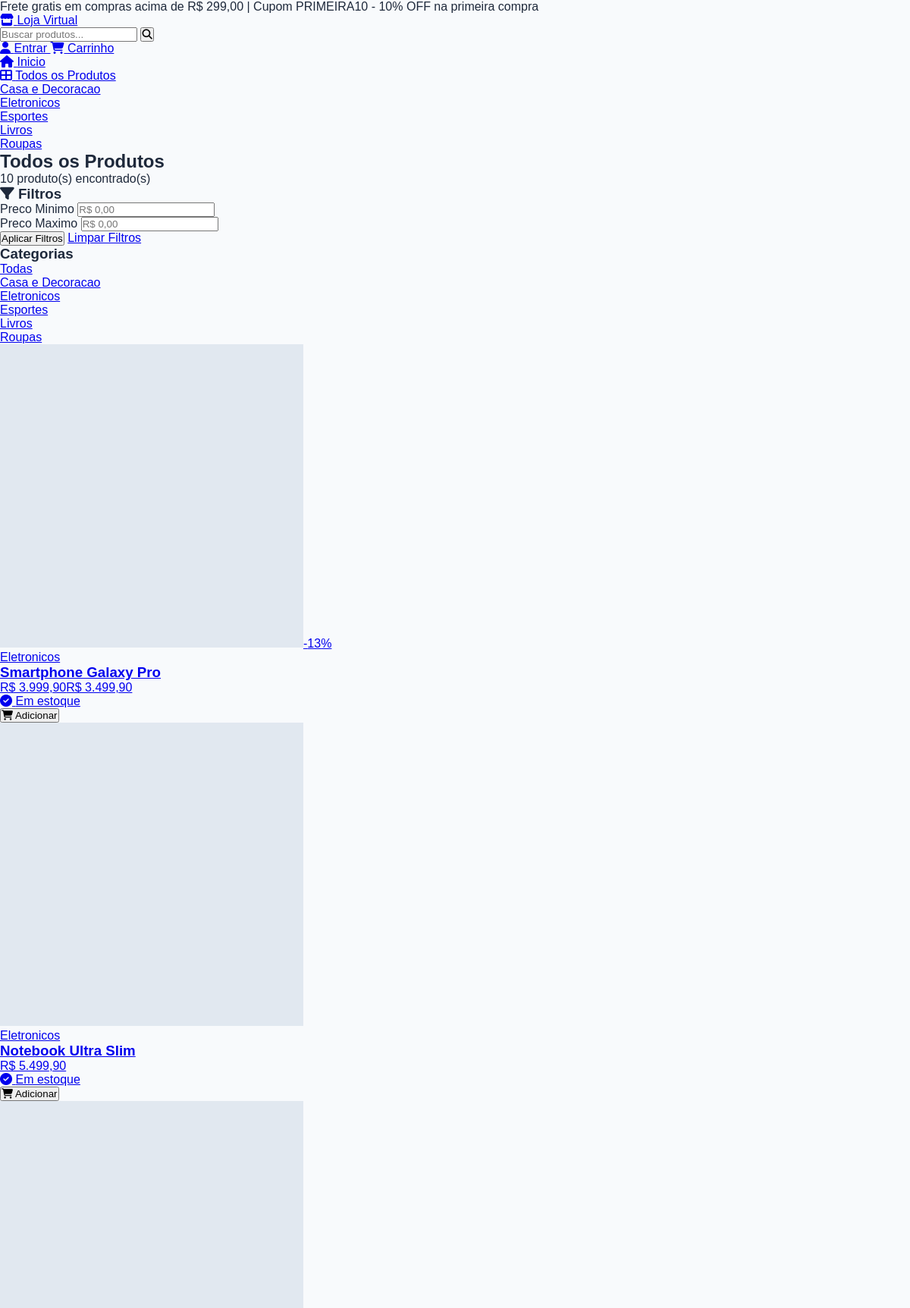
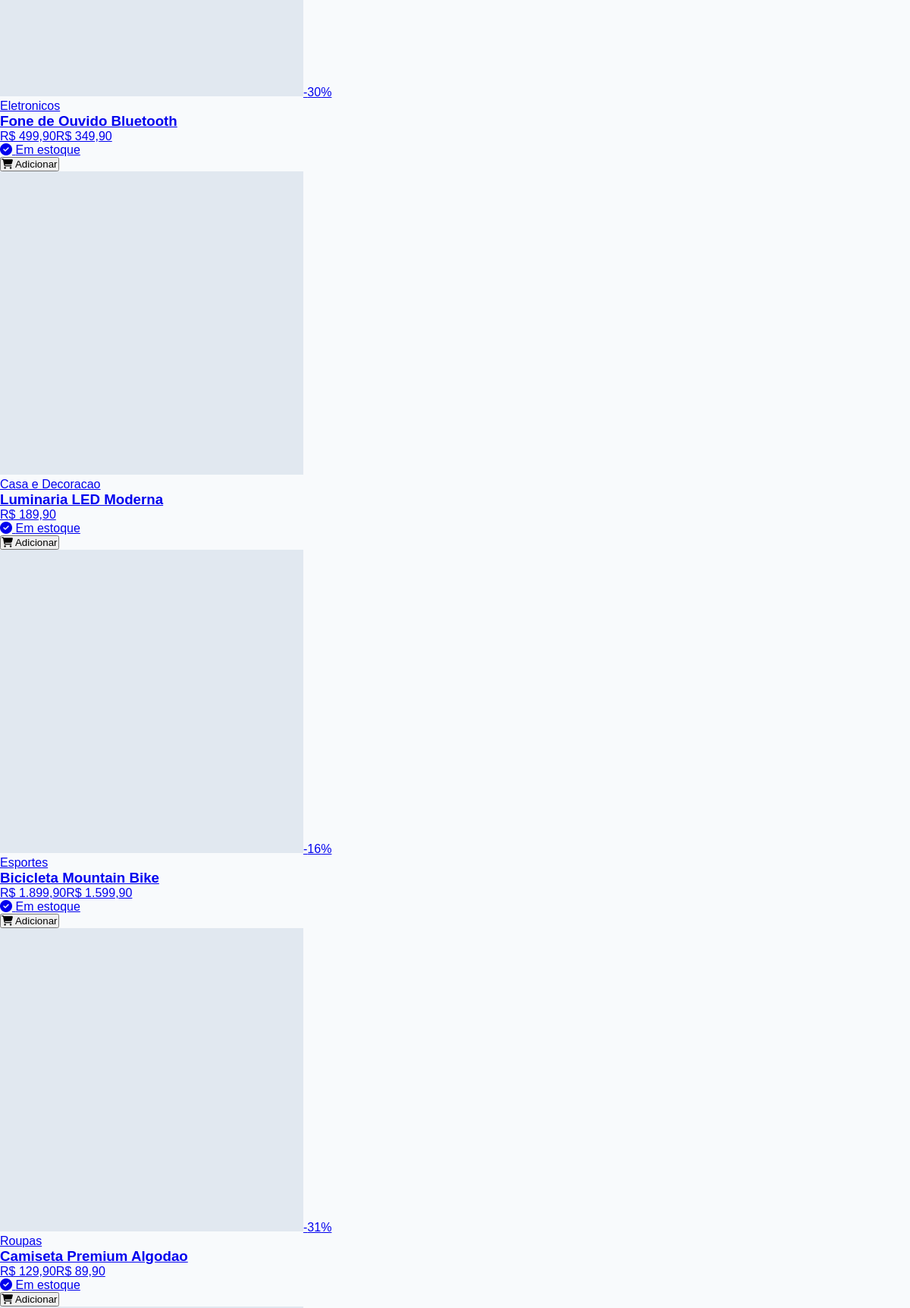
/produtos.php (upper part), run on the app's committed database (2 pictures, top to bottom).
### tables this page shows
CREATE TABLE categorias (
    id INT AUTO_INCREMENT PRIMARY KEY,
    nome VARCHAR(100) NOT NULL,
    slug VARCHAR(100) NOT NULL UNIQUE,
    descricao TEXT,
    ativo TINYINT(1) DEFAULT 1,
    created_at TIMESTAMP DEFAULT CURRENT_TIMESTAMP
);

CREATE TABLE produtos (
    id INT AUTO_INCREMENT PRIMARY KEY,
    categoria_id INT,
    nome VARCHAR(200) NOT NULL,
    slug VARCHAR(200) NOT NULL UNIQUE,
    descricao_curta VARCHAR(255),
    descricao TEXT,
    preco DECIMAL(10,2) NOT NULL,
    preco_promocional DECIMAL(10,2) DEFAULT NULL,
    estoque INT DEFAULT 0,
    imagem VARCHAR(255) DEFAULT 'sem-imagem.jpg',
    destaque TINYINT(1) DEFAULT 0,
    ativo TINYINT(1) DEFAULT 1,
    created_at TIMESTAMP DEFAULT CURRENT_TIMESTAMP,
    updated_at TIMESTAMP DEFAULT CURRENT_TIMESTAMP ON UPDATE CURRENT_TIMESTAMP,
    FOREIGN KEY (categoria_id) REFERENCES categorias(id)
);

### config/conexao.php (called while the page is built, shortened)
<?php
function formatarPreco($valor) {
    return 'R$ ' . number_format($valor, 2, ',', '.');
}
function usuarioLogado() {
    return isset($_SESSION['usuario_id']);
}

### includes/funcoes.php (called while the page is built, shortened)
<?php
require_once __DIR__ . '/../config/conexao.php';
function getCategorias() {
    global $pdo;
    $stmt = $pdo->query("SELECT * FROM categorias WHERE ativo = 1 ORDER BY nome");
    return $stmt->fetchAll();
}
function getProdutos($filtros = []) {
    global $pdo;
    $sql = "SELECT p.*, c.nome as categoria_nome FROM produtos p LEFT JOIN categorias c ON p.categoria_id = c.id WHERE p.ativo = 1";
    $params = [];
    $sql .= " ORDER BY p.destaque DESC, p.created_at DESC";
    $stmt = $pdo->prepare($sql);
    $stmt->execute($params);
    return $stmt->fetchAll();
}

### produtos.php (the view, shortened to what this page needs)
<?php
require_once 'includes/header.php';
$filtros = [
    'categoria' => $_GET['categoria'] ?? '',
    'busca' => $_GET['busca'] ?? '',
    'preco_min' => $_GET['preco_min'] ?? '',
    'preco_max' => $_GET['preco_max'] ?? ''
];
$produtos = getProdutos($filtros);
if (!empty($filtros['busca'])) {
    $titulo_pagina = 'Resultados para "' . limpar($filtros['busca']) . '"';
} elseif (!empty($filtros['categoria'])) {
    $cat_nome = '';
    foreach ($categorias as $c) { if ($c['slug'] == $filtros['categoria']) { $cat_nome = $c['nome']; break; } }
    $titulo_pagina = $cat_nome ?: 'Produtos';
} else {
    $titulo_pagina = 'Todos os Produtos';
}
?>
<section class="produtos-page">
    <div class="container">
        <div class="page-header">
            <h1><?php echo $titulo_pagina; ?></h1>
            <p><?php echo count($produtos); ?> produto(s) encontrado(s)</p>
        </div>
        <div class="produtos-layout">
            <aside class="filtros-sidebar">
                <div class="filtro-box">
                    <h3><i class="fas fa-filter"></i> Filtros</h3>
                    <form action="produtos.php" method="GET">
                        <div class="filtro-grupo">
                            <label>Preco Minimo</label>
                            <input type="number" name="preco_min" placeholder="R$ 0,00" value="<?php echo $filtros['preco_min']; ?>">
                        </div>
                        <div class="filtro-grupo">
                            <label>Preco Maximo</label>
                            <input type="number" name="preco_max" placeholder="R$ 0,00" value="<?php echo $filtros['preco_max']; ?>">
                        </div>
                        <button type="submit" class="btn btn-primary btn-full">Aplicar Filtros</button>
                        <a href="produtos.php" class="btn btn-outline btn-full">Limpar Filtros</a>
                    </form>
                </div>
                <div class="filtro-box">
                    <h3>Categorias</h3>
                    <ul class="categoria-lista">
                        <li><a href="produtos.php" class="<?php echo empty($filtros['categoria']) ? 'active' : ''; ?>">Todas</a></li>
                        <?php foreach ($categorias as $cat): ?>
                            <li><a href="produtos.php?categoria=<?php echo $cat['slug']; ?>" class="<?php echo $filtros['categoria'] == $cat['slug'] ? 'active' : ''; ?>"><?php echo $cat['nome']; ?></a></li>
                        <?php endforeach; ?>
                    </ul>
                </div>
            </aside>
            <div class="produtos-resultado">
                <?php if (count($produtos) > 0): ?>
                    <div class="produtos-grid">
                        <?php foreach ($produtos as $prod): ?>
                            <?php echo renderProdutoCard($prod); ?>
                        <?php endforeach; ?>
                    </div>
                <?php endif; ?>
            </div>
        </div>
    </div>
</section>
<?php
function renderProdutoCard($prod) {
    $preco_final = $prod['preco_promocional'] ?: $prod['preco'];
    $tem_promo = $prod['preco_promocional'] > 0;
    $desconto = $tem_promo ? round((1 - $prod['preco_promocional'] / $prod['preco']) * 100) : 0;
    $html = '<div class="produto-card">';
    $html .= '<a href="produto.php?slug=' . $prod['slug'] . '" class="produto-link">';
    $html .= '<div class="produto-imagem">';
    $html .= '<img src="assets/imagens/' . $prod['imagem'] . '" alt="' . htmlspecialchars($prod['nome']) . '" onerror="this.src=\'assets/imagens/sem-imagem.jpg\'">';
    if ($tem_promo) $html .= '<span class="badge-promo">-' . $desconto . '%</span>';
    $html .= '</div>';
    $html .= '<div class="produto-info">';
    $html .= '<span class="produto-categoria">' . ($prod['categoria_nome'] ?? 'Geral') . '</span>';
    $html .= '<h3 class="produto-nome">' . htmlspecialchars($prod['nome']) . '</h3>';
    $html .= '<div class="produto-preco">';
    if ($tem_promo) $html .= '<span class="preco-antigo">' . formatarPreco($prod['preco']) . '</span>';
    $html .= '<span class="preco-atual">' . formatarPreco($preco_final) . '</span>';
    $html .= '</div>';
    $html .= '<div class="produto-estoque">';
    if ($prod['estoque'] > 0) {
        $html .= '<span class="disponivel"><i class="fas fa-check-circle"></i> Em estoque</span>';
    } else {
        $html .= '<span class="indisponivel"><i class="fas fa-times-circle"></i> Indisponivel</span>';
    }
    $html .= '</div></div></a>';
    $html .= '<form action="carrinho.php" method="POST" class="produto-acao">';
    $html .= '<input type="hidden" name="acao" value="adicionar">';
    $html .= '<input type="hidden" name="produto_id" value="' . $prod['id'] . '">';
    $html .= '<button type="submit" class="btn btn-primary btn-full" ' . ($prod['estoque'] <= 0 ? 'disabled' : '') . '>';
    $html .= '<i class="fas fa-shopping-cart"></i> ' . ($prod['estoque'] > 0 ? 'Adicionar' : 'Indisponivel');
    $html .= '</button></form></div>';
    return $html;
}
require_once 'includes/footer.php';
?>

### includes/header.php (shortened to what this page needs)
<?php
require_once __DIR__ . '/../config/conexao.php';
require_once __DIR__ . '/funcoes.php';
$categorias = getCategorias();
?>
<!DOCTYPE html>
<html lang="pt-BR">
<head>
    <link rel="stylesheet" href="assets/css/style.css">
    <link rel="stylesheet" href="https://cdnjs.cloudflare.com/ajax/libs/font-awesome/6.4.0/css/all.min.css">
</head>
<body>
    <div class="top-bar">
        <p>Frete gratis em compras acima de R$ 299,00 | Cupom PRIMEIRA10 - 10% OFF na primeira compra</p>
    </div>
    <header class="main-header">
        <div class="container header-content">
            <a href="index.php" class="logo">
                <i class="fas fa-store"></i>
                <span><?php echo SITE_NOME; ?></span>
            </a>
            <form action="produtos.php" method="GET" class="search-form">
                <input type="text" name="busca" placeholder="Buscar produtos..." value="<?php echo isset($_GET['busca']) ? limpar($_GET['busca']) : ''; ?>">
                <button type="submit"><i class="fas fa-search"></i></button>
            </form>
            <div class="header-actions">
                <?php if (usuarioLogado()): ?>
                    <div class="user-menu">
                        <a href="#" class="action-btn">
                            <i class="fas fa-user"></i>
                            <span>Ola, <?php echo isset($_SESSION['usuario_nome']) ? explode(' ', $_SESSION['usuario_nome'])[0] : 'Cliente'; ?></span>
                        </a>
                        <div class="dropdown">
                            <a href="finalizar.php"><i class="fas fa-box"></i> Meus Pedidos</a>
                            <a href="logout.php"><i class="fas fa-sign-out-alt"></i> Sair</a>
                        </div>
                    </div>
                <?php else: ?>
                    <a href="login.php" class="action-btn">
                        <i class="fas fa-user"></i>
                        <span>Entrar</span>
                    </a>
                <?php endif; ?>
                <a href="carrinho.php" class="action-btn cart-btn">
                    <i class="fas fa-shopping-cart"></i>
                    <span>Carrinho</span>
                </a>
            </div>
        </div>
    </header>
    <nav class="main-nav">
        <div class="container">
            <ul class="nav-menu">
                <li><a href="index.php" class="<?php echo basename($_SERVER['PHP_SELF']) == 'index.php' ? 'active' : ''; ?>"><i class="fas fa-home"></i> Inicio</a></li>
                <li><a href="produtos.php" class="<?php echo basename($_SERVER['PHP_SELF']) == 'produtos.php' ? 'active' : ''; ?>"><i class="fas fa-th-large"></i> Todos os Produtos</a></li>
                <?php foreach ($categorias as $cat): ?>
                    <li><a href="produtos.php?categoria=<?php echo $cat['slug']; ?>"><?php echo $cat['nome']; ?></a></li>
                <?php endforeach; ?>
            </ul>
        </div>
    </nav>
    <main class="main-content">

### assets/css/style.css (style rules this page uses)
* { margin:0;padding:0;box-sizing:border-box }
body { font-family:sans-serif;background:#f8fafc;color:#1e293b }

### data on the page
categorias: nome "Casa e Decoracao"
categorias: nome "Eletronicos"
categorias: nome "Esportes"
categorias: nome "Livros"
categorias: nome "Roupas"
produtos: desconto "13", categoria.nome "Eletronicos", nome "Smartphone Galaxy Pro", preco "R$ 3.999,90", preco_promocional "R$ 3.499,90", estoque "Em estoque"
produtos: categoria.nome "Eletronicos", nome "Notebook Ultra Slim", formatarPreco($preco_final) "R$ 5.499,90", estoque "Em estoque"
produtos: desconto "30", categoria.nome "Eletronicos", nome "Fone de Ouvido Bluetooth", preco "R$ 499,90", preco_promocional "R$ 349,90", estoque "Em estoque"
produtos: categoria.nome "Casa e Decoracao", nome "Luminaria LED Moderna", formatarPreco($preco_final) "R$ 189,90", estoque "Em estoque"
produtos: desconto "16", categoria.nome "Esportes", nome "Bicicleta Mountain Bike", preco "R$ 1.899,90", preco_promocional "R$ 1.599,90", estoque "Em estoque"
produtos: desconto "31", categoria.nome "Roupas", nome "Camiseta Premium Algodao", preco "R$ 129,90", preco_promocional "R$ 89,90", estoque "Em estoque"

### other printed values
SITE_NOME "Loja Virtual"
$titulo_pagina "Todos os Produtos"
count($produtos) "10"
